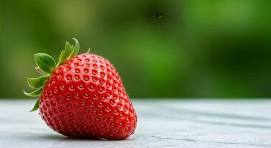
#> input picture image.jpg, 271 x 148 px
$ python exp18-code.py   (older library calls are emulated)
#> lines starting #> are read from the running program, lines starting #| are printed output that depends on the picture
import cv2

# Load image
img = cv2.imread("image.jpg")
#> img is the input picture: shape (148, 271, 3); mean B, G, R 72.4, 115.1, 111.6

if img is None:
    print("Error: Image not found!")
    exit()

# Convert to grayscale
gray = cv2.cvtColor(img, cv2.COLOR_BGR2GRAY)
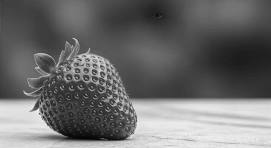
#> gray: shape (148, 271); min 3, max 250, mean 109.2

# Sobel Y
sobel_y = cv2.Sobel(gray, cv2.CV_64F, 0, 1, ksize=3)
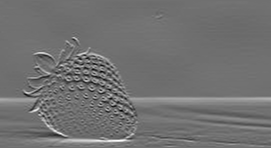
#> sobel_y: shape (148, 271) float64; min -512, max 652, mean 7.2; drawn with min black and max white

# Convert to uint8
sobel_y = cv2.convertScaleAbs(sobel_y)
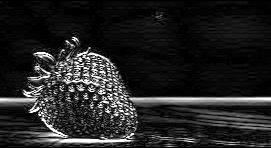
#> sobel_y: shape (148, 271); min 0, max 255, mean 35.6

# Display
cv2.imshow("Original Image", img)
cv2.imshow("Sobel Y", sobel_y)

cv2.waitKey(0)
cv2.destroyAllWindows()

$ run again, with exp24-input.jpg copied over image.jpg
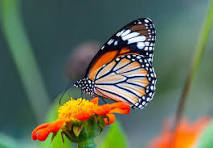
#> input picture exp24-input.jpg, 213 x 148 px
#> img is the input picture: shape (148, 213, 3); mean B, G, R 89, 108.1, 97.2
#> `gray = cv2.cvtColor(img, cv2.COLOR_BGR2GRAY)`:
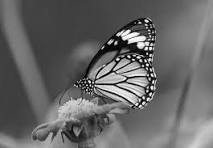
#> gray: shape (148, 213); min 0, max 255, mean 102.7
#> `sobel_y = cv2.convertScaleAbs(sobel_y)`:
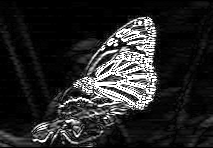
#> sobel_y: shape (148, 213); min 0, max 255, mean 39.3

$ run again, with exp28-input.jpeg copied over image.jpg
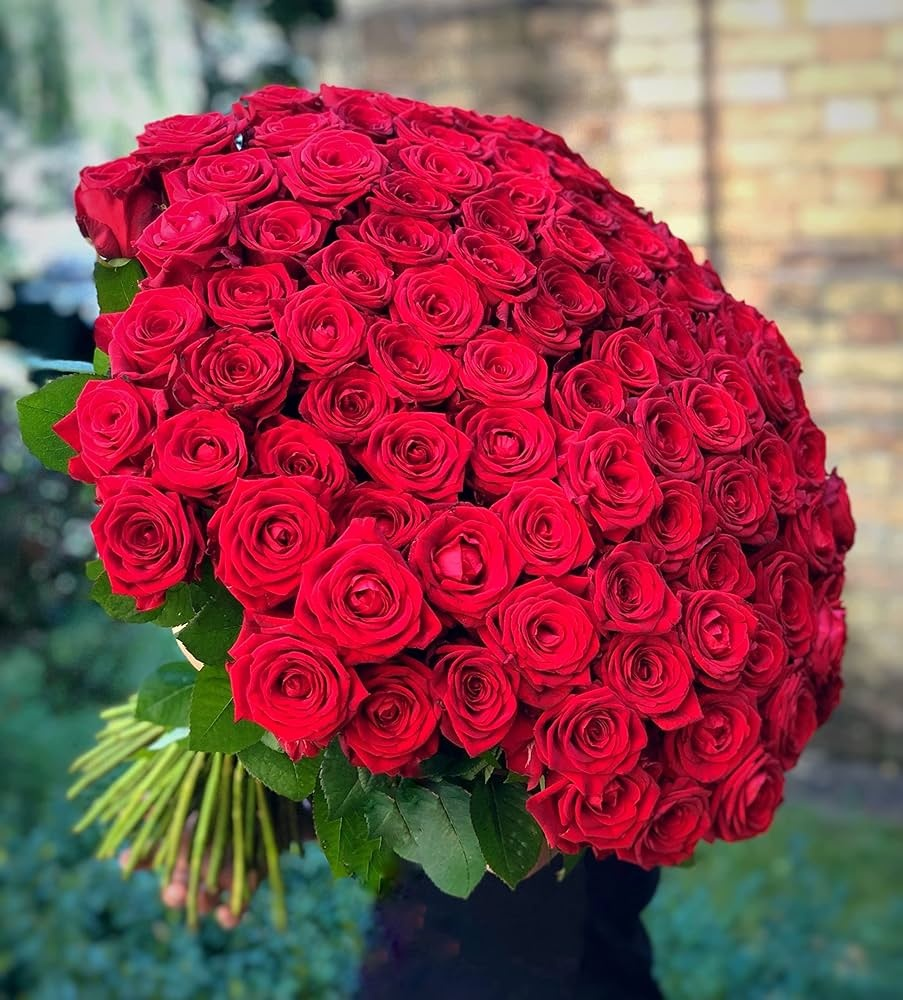
#> input picture exp28-input.jpeg, 903 x 1000 px
#> img is the input picture: shape (1000, 903, 3); mean B, G, R 78.3, 70.4, 141.4
#> `gray = cv2.cvtColor(img, cv2.COLOR_BGR2GRAY)`:
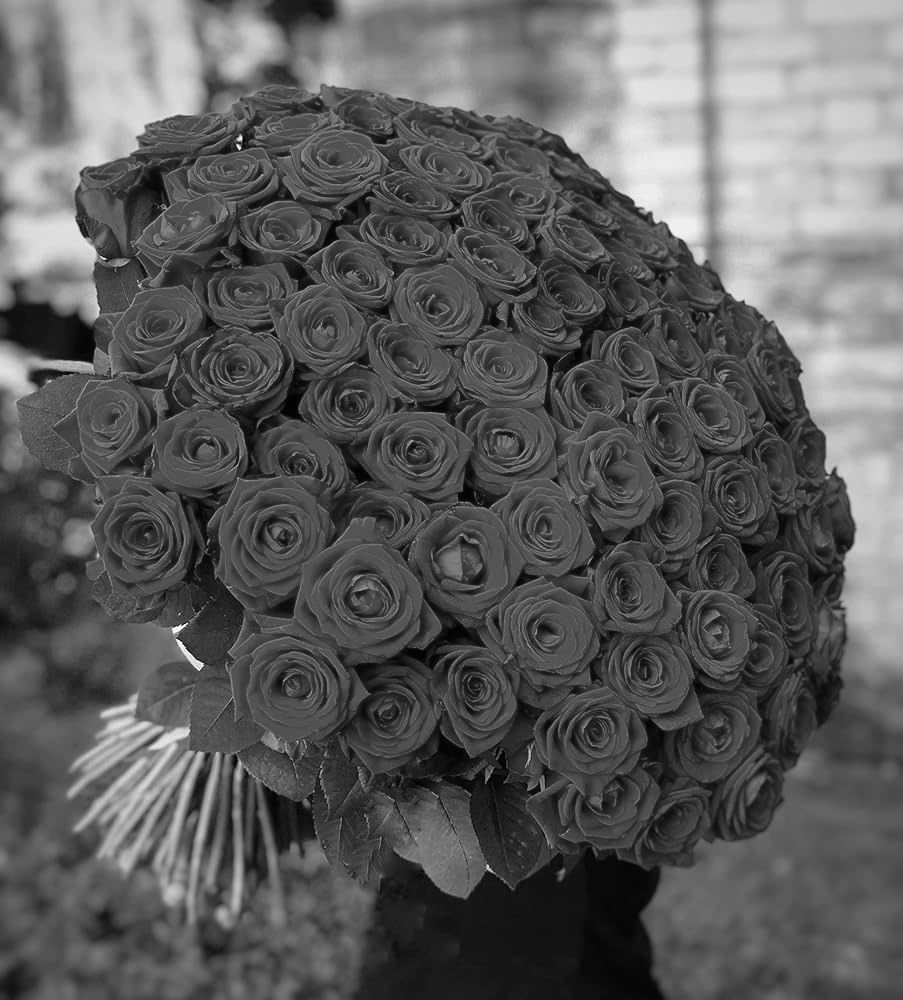
#> gray: shape (1000, 903); min 0, max 251, mean 92.5
#> `sobel_y = cv2.convertScaleAbs(sobel_y)`:
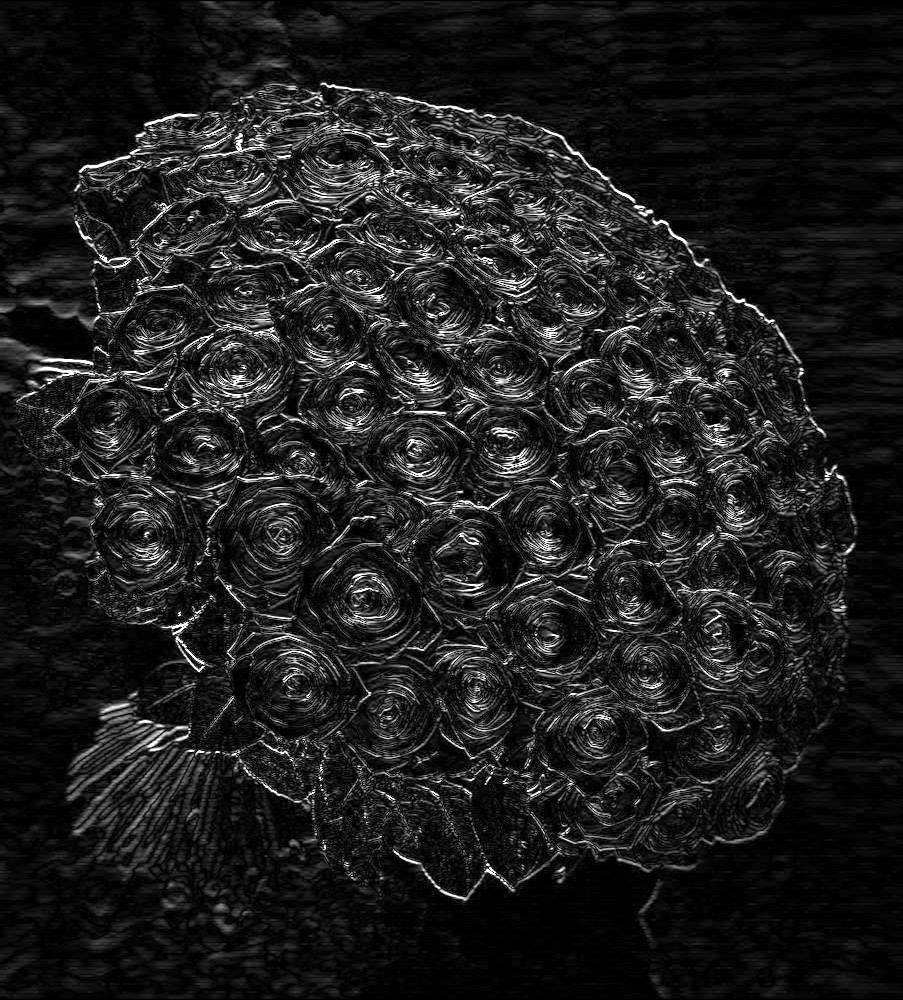
#> sobel_y: shape (1000, 903); min 0, max 255, mean 30.7
